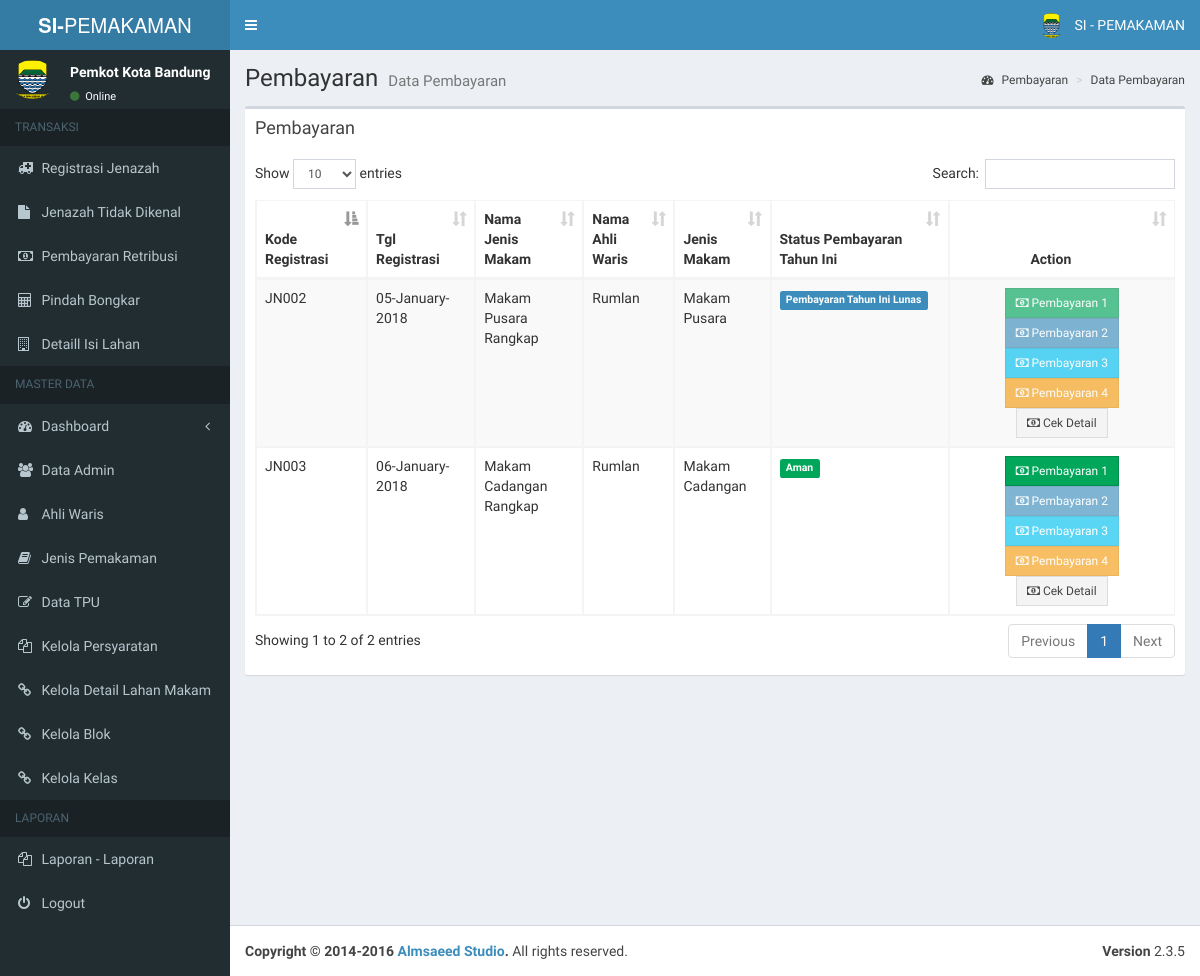
Before: /pages/admin/kelola_pembayaran.php (signed in) with the older database file.
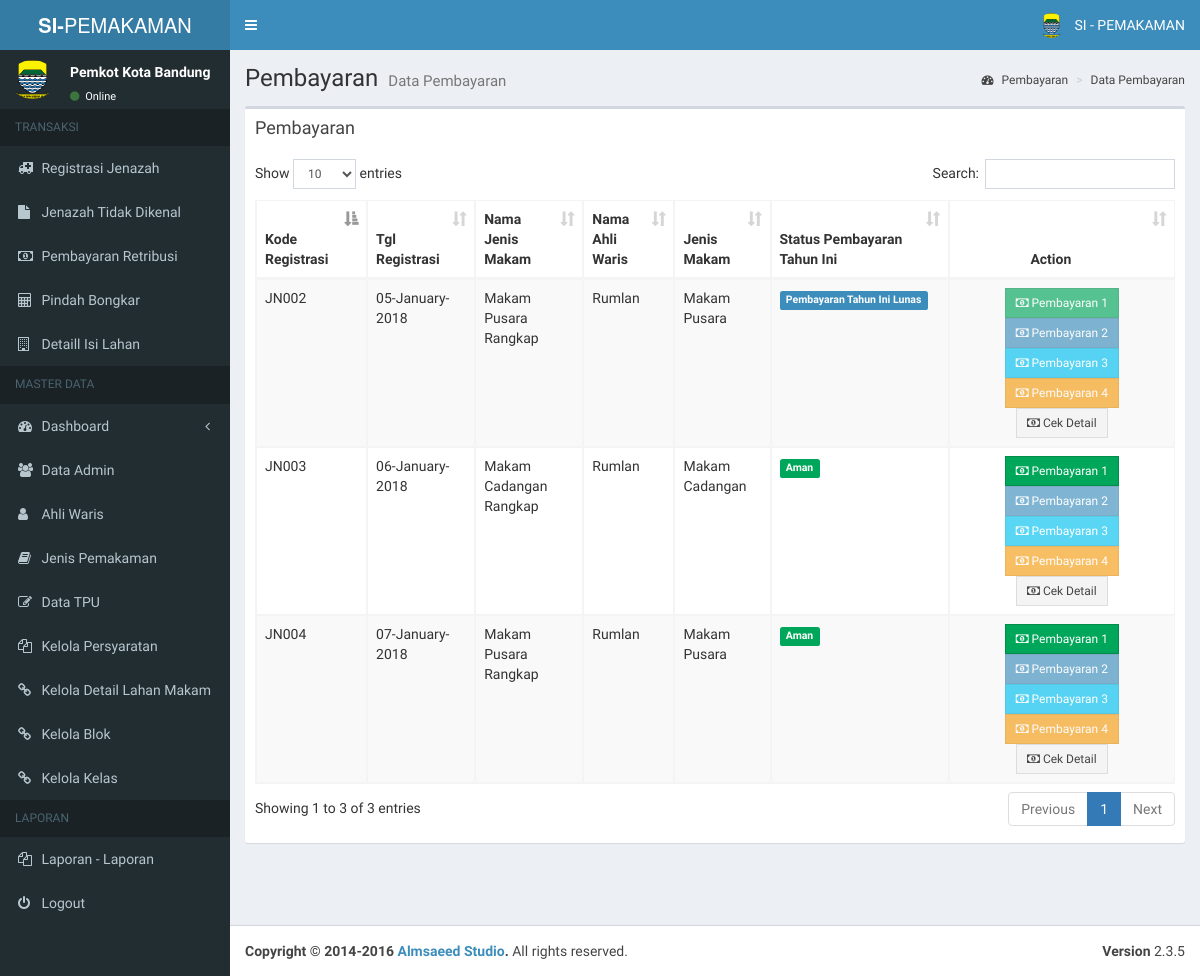
After: the same page with the newer database file.
### tables this page shows
CREATE TABLE IF NOT EXISTS `jenazah` (
  `id_jenazah` varchar(20) NOT NULL,
  `tgl_registrasi` date DEFAULT NULL,
  `id_jenis_makam` varchar(255) DEFAULT NULL,
  `id_ahli_waris` varchar(20) DEFAULT NULL,
  `nama_jenazah` varchar(45) DEFAULT NULL,
  `bin_binti` varchar(45) DEFAULT NULL,
  `jk_jenazah` varchar(20) DEFAULT NULL,
  `tempat_lahir` varchar(40) DEFAULT NULL,
  `tgl_lahir` date DEFAULT NULL,
  `tgl_meninggal` date DEFAULT NULL,
  `tgl_pemakaman` date DEFAULT NULL,
  `alamat_jenazah` text,
  `id_provinsi` varchar(10) DEFAULT NULL,
  `id_kota` varchar(10) DEFAULT NULL,
  `id_kecamatan` varchar(20) DEFAULT NULL,
  `status` int(11) DEFAULT NULL,
  `status_bayar` int(11) DEFAULT NULL
);

CREATE TABLE IF NOT EXISTS `jenis_makam` (
  `id_jenis_makam` varchar(10) NOT NULL,
  `nama_jenis_makam` varchar(30) NOT NULL,
  `harga` int(11) DEFAULT NULL
);

CREATE TABLE IF NOT EXISTS `ahli_waris` (
  `id_ahli_waris` varchar(20) NOT NULL,
  `nama_pewaris` varchar(35) NOT NULL,
  `umur_pewaris` varchar(10) NOT NULL,
  `perkerjaan_pewaris` varchar(50) NOT NULL,
  `alamat_pewaris` text NOT NULL,
  `id_provinsi` varchar(10) NOT NULL,
  `id_kota` varchar(10) NOT NULL,
  `id_kecamatan` varchar(10) NOT NULL,
  `no_hp_pewaris` varchar(20) NOT NULL
);

### pages/admin/kelola_pembayaran.php (the view, shortened to what the changed rows need)
<?php include('header.php'); ?>
<div class="content-wrapper">
  <section class="content-header">
    <h1>
      Pembayaran
      <small>Data Pembayaran</small>
    </h1>
  </section>
  <section class="content">
    <div class="row">
      <div class="col-xs-12">
        <div class="box">
          <div class="box-body">
            <div class="table-responsive">
              <table id="example1" class="table table-bordered table-striped">
                <thead>
                  <tr>
                    <th>Kode Registrasi</th>
                    <th>Tgl Registrasi</th>
                    <th>Nama Jenis Makam</th>
                    <th>Nama Ahli Waris</th>
                    <th>Jenis Makam</th>
                    <th>Status Pembayaran Tahun Ini</th>
                    <th style="text-align: center;">Action</th>
                  </tr>
                </thead>
                <tbody>
                  <?php
                  $dis_bayar1 = '';
                  $dis_bayar2 = '';
                  $dis_bayar3 = '';
                  $no=1;
                  $sql = mysql_query("SELECT jenazah.*,
                    jenis_makam.id_jenis_makam,
                    jenis_makam.nama_jenis_makam,
                    ahli_waris.nama_pewaris
                    FROM jenazah
                    INNER JOIN  jenis_makam ON jenis_makam.id_jenis_makam = jenazah.id_jenis_makam
                    INNER JOIN ahli_waris ON ahli_waris.id_ahli_waris = jenazah.id_ahli_waris
                    WHERE status > '1'")or die(mysql_error());
                  while($row = mysql_fetch_array($sql)){
                    $tahun  = substr($row['tgl_registrasi'],0,4);
                    if($tahun == date('Y')){
                      $ket = '<span class="label label-success">Aman</span>';
                    }else{
                      if($row['status_bayar']<=2){
                        $ket = '<span class="label label-warning">Tidak Aman</span>';
                      }else{
                        $ket = '<span class="label label-success">Aman</span>';
                      }
                    }
                    if($row['status_bayar']==0){
                      $dis_bayar1 = '';
                      $dis_bayar2 = 'disabled';
                      $dis_bayar3 = 'disabled';
                      $dis_bayar4 = 'disabled';
                    }
                    if($row['status_bayar']==4){
                      $dis_bayar1 = 'disabled';
                      $dis_bayar2 = 'disabled';
                      $dis_bayar3 = 'disabled';
                      $dis_bayar4 = 'disabled';
                      $ket = '<span class="label label-primary">Pembayaran Tahun Ini Lunas</span>';
                    }
                    ?>
                    <tr>
                      <form method="POST" action="">
                        <td><?php echo $row['id_jenazah']; ?></td>
                        <td><?php echo date('d-F-Y', strtotime( $row['tgl_registrasi'] )); ?></td>
                        <td><?php echo $row['nama_jenis_makam'] ?> Rangkap</td>
                        <td><?php echo $row['nama_pewaris'] ?></td>
                        <td><?php echo $row['nama_jenis_makam'] ?></td>
                        <td><?php echo $ket; ?></td>
                        <td align="center">
                          <a href="#" class='open_modal1' id='<?php echo $row['id_jenazah']; ?>'>
                            <button type="button" <?php echo $dis_bayar1; ?> class="btn btn-success btn-flat btn-sm">
                              <i class="fa fa-money"></i> Pembayaran 1</button></a>
                              <a href="#" class='open_modal2' id='<?php echo $row['id_jenazah']; ?>'>
                                <button type="button" <?php echo $dis_bayar2; ?> class="btn btn-primary btn-flat btn-sm">
                                  <i class="fa fa-money"></i> Pembayaran 2</button></a>
                                  <a href="#" class='open_modal3' id='<?php echo $row['id_jenazah']; ?>'>
                                   <button type="button" <?php echo $dis_bayar3; ?> class="btn btn-info btn-flat btn-sm">
                                    <i class="fa fa-money"></i> Pembayaran 3</button></a>
                                    <a href="#" class='open_modal4' id='<?php echo $row['id_jenazah']; ?>'>
                                      <button type="button" <?php echo $dis_bayar4; ?> class="btn btn-warning btn-flat btn-sm">
                                        <i class="fa fa-money"></i> Pembayaran 4</button></a>
                                        <a href="#">
                                          <button type="button" class="btn btn-default btn-flat btn-sm">
                                            <i class="fa fa-money"></i> Cek Detail</button></a>
                                          </td>
                                        </form>
                                      </tr>
                                      <?php $no++; } ?>
                                    </tbody>
                                  </table>
                                </div>
                              </div>
                            </div>
                          </div>
                        </div>
                      </section>
                    </div>
                   <?php include('footer.php'); ?>

Changed rows visible on the page:
added jenazah: id_jenazah "JN004", tgl_registrasi "07-January-2018", id_jenis_makam.nama_jenis_makam "Makam Pusara", id_ahli_waris.nama_pewaris "Rumlan", shows "Aman"
Other visible differences:
text written by a page script: "Show entries Search: Showing 1 to 2 of 2 entries Previous 1 Next" → "Show entries Search: Showing 1 to 3 of 3 entries Previous 1 Next"
